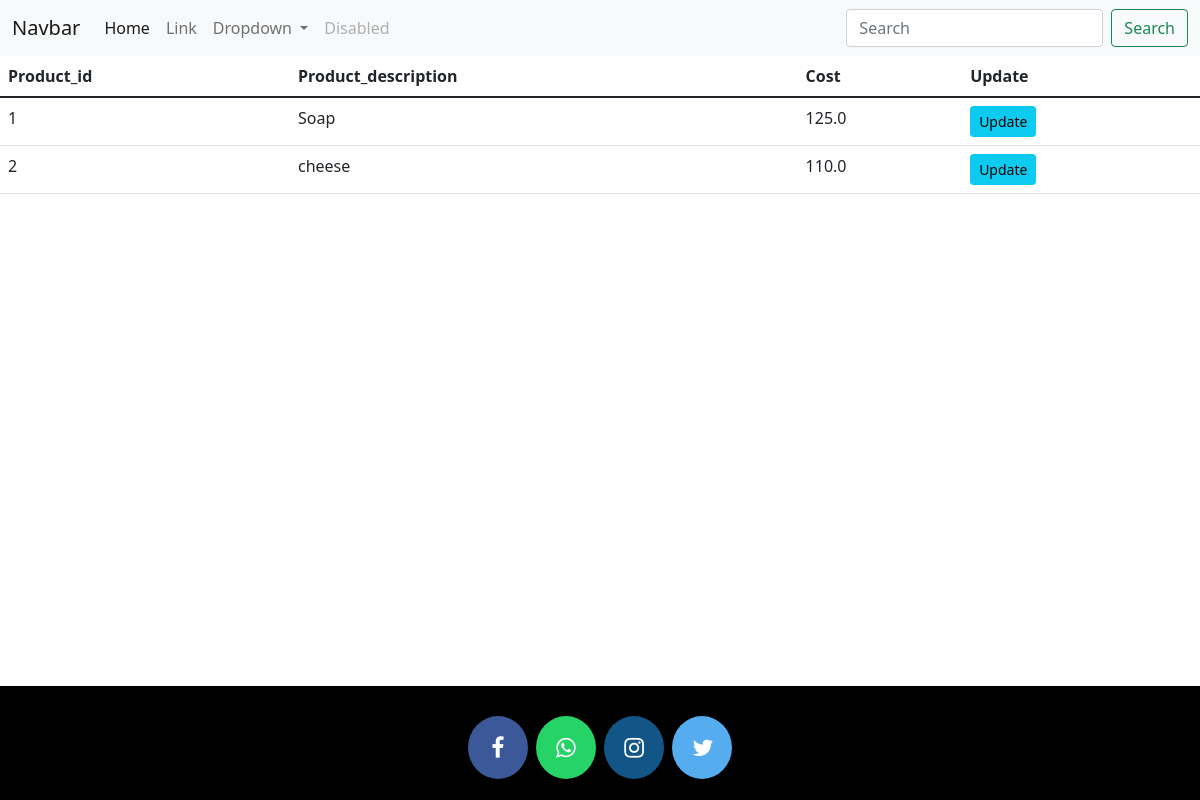
Page /administrator/administrator_products_view on the earlier database version.
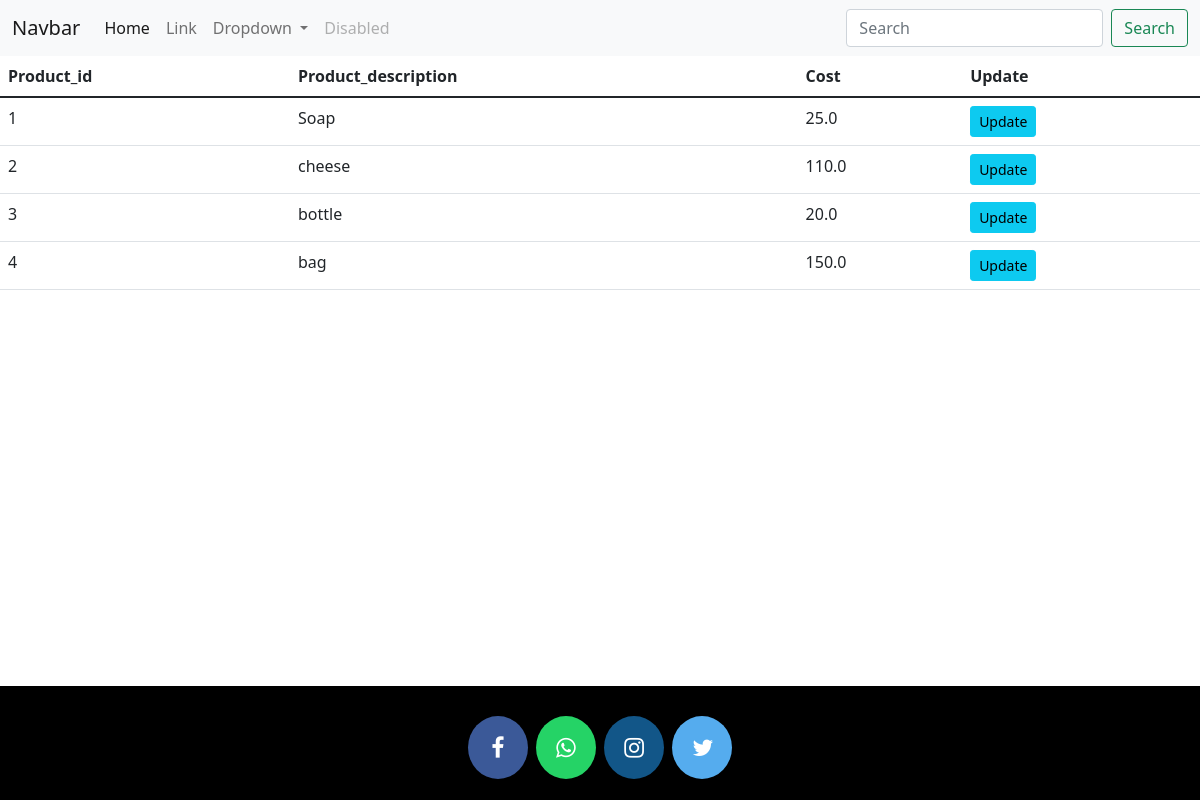
Same page on the later database version.
### administrator/models.py (models this page shows, shortened)
class Product(models.Model):
    Product_id = models.AutoField(primary_key=True)
    Product_description=models.TextField()
    Cost = models.FloatField()

### administrator/views.py (the view)
# urls.py: path('administrator_products_view',views.administrator_products_view,name='administrator_products_view'),
def administrator_products_view(request):
	product_show=Product.objects.all()
	context={
		'product_show':product_show,
	}
	return render(request,'administrator/administrator_products_view.html',context)

### administrator/templates/administrator/administrator_products_view.html (shortened to what this page needs)
{% load static %}
<!doctype html>
<html lang="en">
  <head>
    <link href="https://cdn.jsdelivr.net/npm/bootstrap@5.1.3/dist/css/bootstrap.min.css" rel="stylesheet">
  </head>
  <body>
    <nav class="navbar navbar-expand-lg navbar-light bg-light">
        <div class="container-fluid">
          <a class="navbar-brand" href="#">Navbar</a>
          <div class="collapse navbar-collapse" id="navbarSupportedContent">
            <ul class="navbar-nav me-auto mb-2 mb-lg-0">
              <li class="nav-item">
                <a class="nav-link active" aria-current="page" href="#">Home</a>
              </li>
              <li class="nav-item">
                <a class="nav-link" href="#">Link</a>
              </li>
              <li class="nav-item dropdown">
                <a class="nav-link dropdown-toggle" href="#" id="navbarDropdown" role="button" data-bs-toggle="dropdown" aria-expanded="false">
                  Dropdown
                </a>
              </li>
              <li class="nav-item">
                <a class="nav-link disabled">Disabled</a>
              </li>
            </ul>
            <form class="d-flex">
              <input class="form-control me-2" type="search" placeholder="Search" aria-label="Search">
              <button class="btn btn-outline-success" type="submit">Search</button>
            </form>
          </div>
        </div>
      </nav>
      <div class="content">
        <table class="table">
            <thead>
              <tr>
                <th scope="col">Product_id</th>
                <th scope="col">Product_description</th>
                <th scope="col">Cost</th>
                <th scope="col">Update</th>
              </tr>
            </thead>
            <tbody>
                {% for i in product_show %}
              <tr>
                <td>{{i.Product_id}}</td>
                <td>{{i.Product_description}}</td>
                <td>{{i.Cost}}</td>
                <td> <a  class="btn btn-sm btn-info" href="#"> Update </a> </td>
              </tr>
              {% endfor %}
            </tbody>
          </table>
      </div>
      <br>
      <br>
      <br>
      <br>
      <br>
      <footer class=" fixed-bottom">
      {% include "administrator/footer.html" %}
      </footer>
  </body>
</html>

### administrator/templates/administrator/footer.html (shortened to what this page needs)
<!DOCTYPE html>
<html>
<head>
   <link rel="stylesheet" href="https://maxcdn.bootstrapcdn.com/font-awesome/4.7.0/css/font-awesome.min.css">
</head>
<footer>
  <p class="footerbox">
    <a href="#" class="fa fa-facebook"></a>
    <a href="#" class="fa fa-whatsapp"></a>
    <a href="#" class="fa fa-instagram"></a>
    <a href="#" class="fa fa-twitter"></a>
  </p>
</footer>
</html>

### administrator/templates/administrator/footer.html (style rules this page uses)
footer { padding: 0px 0px 0px 0px; background-color: black; margin: 0px; }
.fa { padding: 20px; font-size: 23px; width: 60px; text-align: center; text-decoration: none; margin: 5px 2px; border-radius: 50%; }
.fa-facebook { background: #3B5998; color: white; margin-top: 30px; }
.fa-whatsapp { background: #25d366; color: white; }
.fa-twitter { background: #55ACEE; color: white; }
.fa-instagram { background: #125688; color: white; }
.footerbox { text-align: center; }

Differences in the rows shown:
changed Product "Soap": Cost "125.0" → "25.0"
added Product: Product_id "3", Product_description "bottle", Cost "20.0"
added Product: Product_id "4", Product_description "bag", Cost "150.0"
